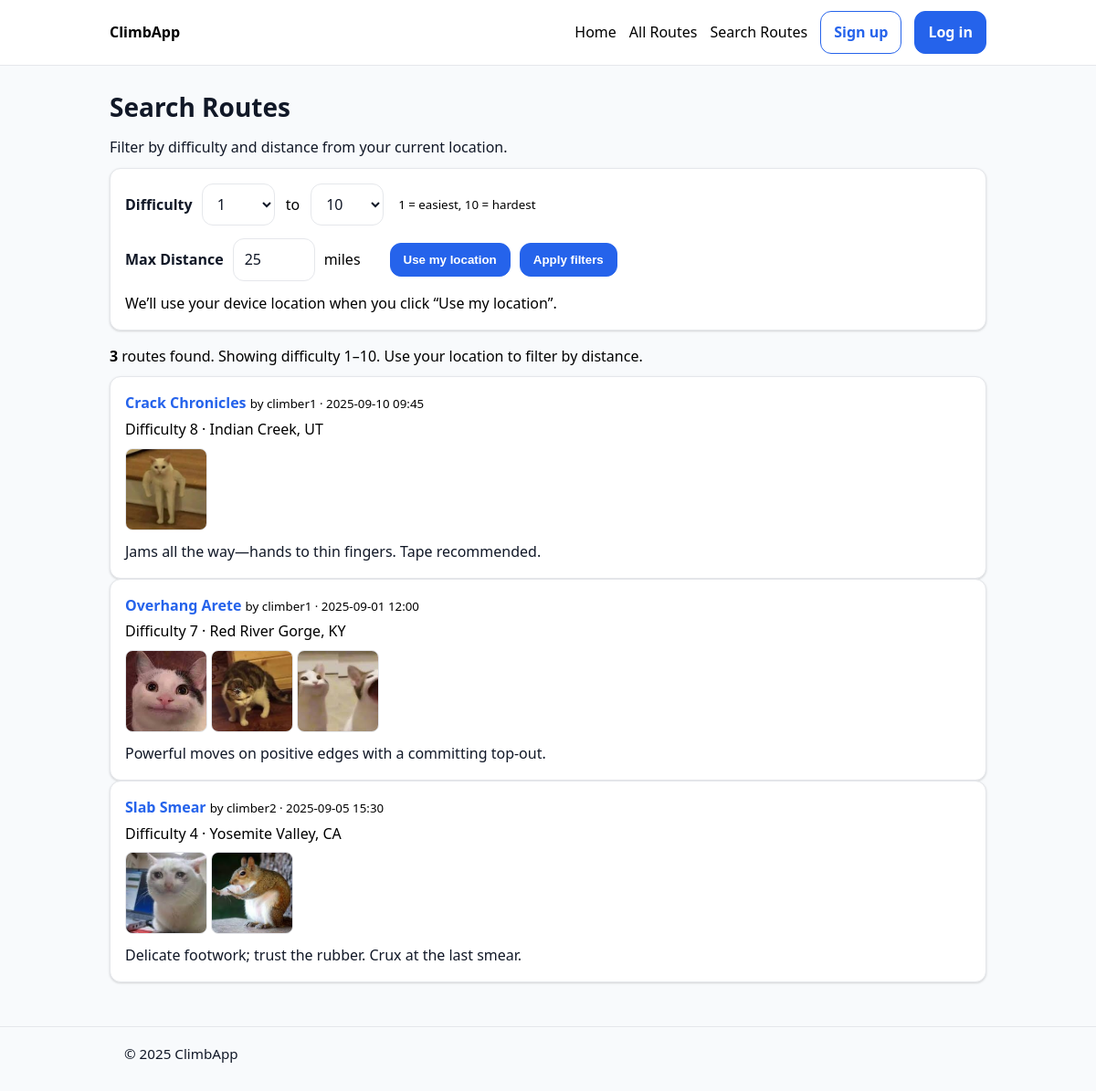
Before: /routes/search/ with the older database file.
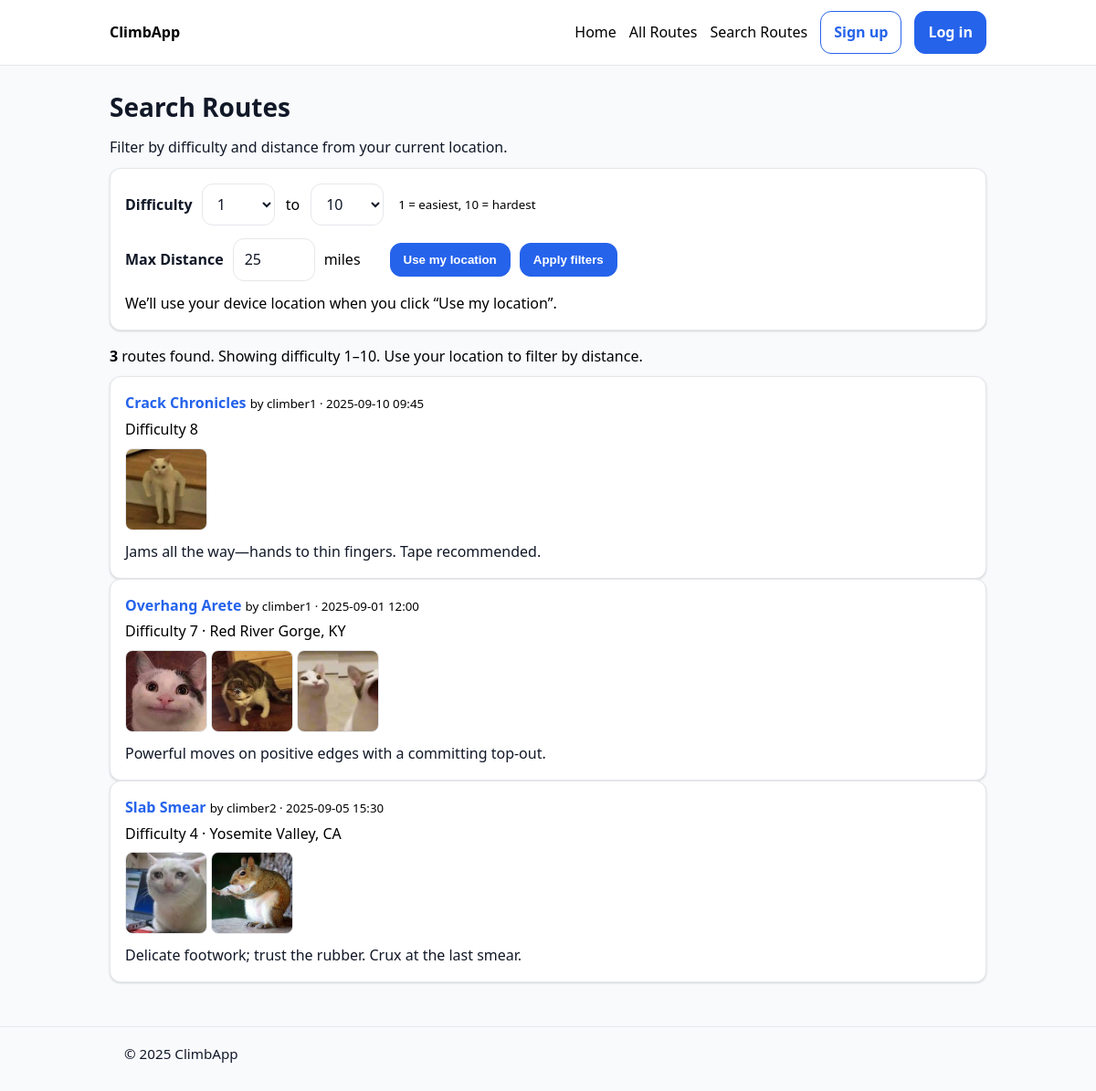
After: the same page with the newer database file.
### routes/models.py (models this page shows, shortened)
class Route(models.Model):
    author = models.ForeignKey(
        settings.AUTH_USER_MODEL, on_delete=models.CASCADE, related_name="routes"
    )
    title = models.CharField(max_length=150)
    description = models.TextField(blank=True)
    difficulty = models.PositiveSmallIntegerField(
        validators=[MinValueValidator(1), MaxValueValidator(10)]
    )
    latitude = models.FloatField(blank=True, null=True)
    longitude = models.FloatField(blank=True, null=True)
    location_name = models.CharField(
        max_length=200, blank=True, help_text="e.g., Red River Gorge, KY"
    )
    picture = models.ImageField(upload_to="routes/pictures/", blank=True, null=True)
    video_url = models.URLField(
        blank=True,
        help_text="YouTube URL (e.g., https://www.youtube.com/watch?v=VIDEO_ID)",
        validators=[URLValidator()],
    )
    created_at = models.DateTimeField(auto_now_add=True)
    class Meta:
        ordering = [Lower("title"), "id"]

### routes/views.py (the view)
# urls.py: path("search/", views.route_search, name="search"),
def route_search(request):
    def as_int(val, default, lo, hi):
        try:
            v = int(val)
            return max(lo, min(hi, v))
        except (TypeError, ValueError):
            return default
    diff_min = as_int(request.GET.get("difficulty_min"), 1, 1, 10)
    diff_max = as_int(request.GET.get("difficulty_max"), 10, 1, 10)
    if diff_min > diff_max:
        diff_min, diff_max = diff_max, diff_min
    try:
        radius = float(request.GET.get("radius", 25))
    except (TypeError, ValueError):
        radius = 25.0
    def as_float(k):
        v = request.GET.get(k)
        try:
            return float(v) if v not in (None, "") else None
        except (TypeError, ValueError):
            return None
    lat = as_float("lat")
    lng = as_float("lng")
    profile_loc = None
    user = getattr(request, "user", None)
    if (lat is None or lng is None) and getattr(user, "is_authenticated", False) and hasattr(user, "profile"):
        p = user.profile
        if getattr(p, "latitude", None) is not None and getattr(p, "longitude", None) is not None:
            profile_loc = (float(p.latitude), float(p.longitude))
            if lat is None: lat = profile_loc[0]
            if lng is None: lng = profile_loc[1]
    from .models import Route
    qs = Route.objects.filter(difficulty__gte=diff_min, difficulty__lte=diff_max)
    routes_all = list(qs.select_related("author").prefetch_related("images"))
    def haversine_miles(lat1, lon1, lat2, lon2):
        R = 3958.7613  # miles
        phi1 = math.radians(lat1); phi2 = math.radians(lat2)
        dphi = math.radians(lat2 - lat1); dlambda = math.radians(lon2 - lon1)
        a = math.sin(dphi/2)**2 + math.cos(phi1)*math.cos(phi2)*math.sin(dlambda/2)**2
        return 2 * R * math.atan2(math.sqrt(a), math.sqrt(1 - a))
    def get_location_text(route):
        for field in ("location_name", "location", "address", "place"):
            val = getattr(route, field, None)
            if val:
                return str(val)
        return None
    active_location = None
    within = []   # routes with known/derived coordinates and within radius
    unknown = []  # couldn’t geocode (still included at the end)
    if lat is not None and lng is not None:
        active_location = {"latitude": float(lat), "longitude": float(lng)}
        for r in routes_all:
            rlat = getattr(r, "latitude", None)
            rlng = getattr(r, "longitude", None)
            if rlat is None or rlng is None:
                loc_text = get_location_text(r)
                coords = _geocode_first(loc_text) if loc_text else None
                if coords:
                    rlat, rlng = coords  # ephemeral; not persisted
            if rlat is not None and rlng is not None:
                d = haversine_miles(float(rlat), float(rlng), float(lat), float(lng))
                setattr(r, "distance_miles", d)
                if d <= radius:
                    within.append(r)
            else:
                unknown.append(r)
        within.sort(key=lambda x: getattr(x, "distance_miles", 1e9))
        filtered = within + unknown
    else:
        filtered = routes_all
        within = filtered
        unknown = []
    context = {
        "routes": filtered,
        "filters": {"difficulty_min": diff_min, "difficulty_max": diff_max, "radius": radius},
        "active_location": active_location,
        "used_profile_fallback": profile_loc is not None,
        "results_count": len(filtered),
        "within_count": len(within),
        "unknown_count": len(unknown),
    }
    return render(request, "routes/route_search.html", context)

### templates/routes/route_search.html (shortened to what this page needs)
{% extends "base.html" %}
{% block content %}
<div class="page-title">
  <h1>Search Routes</h1>
  <p class="muted">Filter by difficulty and distance from your current location.</p>
</div>
<form id="search-form" method="get" class="card" style="margin-bottom: 16px;">
  <div class="row" style="display:flex; align-items:center; gap:10px; flex-wrap:wrap; margin-bottom:14px;">
    <label for="difficulty_min" style="font-weight:600; margin:0;">Difficulty</label>
    <select id="difficulty_min" name="difficulty_min" style="width: 80px; flex:0 0 auto;">
      <option value="1" {% if filters.difficulty_min == 1 %}selected{% endif %}>1</option>
    </select>
    <span class="muted" style="padding:0 2px;">to</span>
    <select id="difficulty_max" name="difficulty_max" style="width: 80px; flex:0 0 auto;">
      <option value="10" {% if filters.difficulty_max == 10 %}selected{% endif %}>10</option>
    </select>
    <small class="muted" style="margin-left:6px;">1 = easiest, 10 = hardest</small>
  </div>
  <div class="row" style="display:flex; align-items:center; gap:10px; flex-wrap:wrap; margin-bottom:12px;">
    <label for="radius" style="font-weight:600; margin:0;">Max Distance</label>
    <input type="number" id="radius" name="radius" min="1" step="1"
           value="{{ filters.radius|floatformat:0|default:25 }}"
           style="width: 90px;" />
    <span class="muted">miles</span>
    <div style="width:12px; height:1px;"></div>
    <button type="button" id="useLocationBtn" class="btn">Use my location</button>
    <button type="submit" class="btn btn-primary">Apply filters</button>
  </div>
  <div id="locStatus" class="muted" style="margin-top:4px;">
    {% if active_location %}
      Using device location: {{ active_location.latitude|floatformat:4 }}, {{ active_location.longitude|floatformat:4 }}.
    {% elif used_profile_fallback %}
      Using your saved profile location (click “Use my location” to update).
    {% else %}
      We’ll use your device location when you click “Use my location”.
    {% endif %}
  </div>
</form>
<div style="margin-bottom: 10px;">
  {% if active_location %}
    <span><strong>{{ results_count }}</strong> route{% if results_count != 1 %}s{% endif %} found within {{ filters.radius|floatformat:0 }} mi, sorted by distance.</span>
  {% else %}
    <span><strong>{{ results_count }}</strong> route{% if results_count != 1 %}s{% endif %} found. Showing difficulty {{ filters.difficulty_min }}–{{ filters.difficulty_max }}. Use your location to filter by distance.</span>
  {% endif %}
</div>
{% if routes %}
  <div class="stack">
    {% for r in routes %}
      <div class="card">
        <div class="row" style="justify-content: space-between; align-items: baseline;">
          <a class="job-title" href="{% url 'routes:detail' r.pk %}" style="font-weight:700; text-decoration:none;">
            {{ r.title }}
          </a>
          <small class="muted">by {{ r.author.username }} · {{ r.created_at|date:"Y-m-d H:i" }}</small>
        </div>
        <div class="row" style="gap: 10px; align-items: center; margin: 4px 0 8px;">
          <span class="pill">Difficulty {{ r.difficulty }}</span>
          {% if r.location_name %}
            <span class="muted">· {{ r.location_name }}</span>
          {% endif %}
        </div>
        {% with imgs=r.images.all %}
          {% if imgs|length %}
            <div class="row" style="gap:10px; margin-top: 8px; overflow-x:auto;">
              {% for img in imgs|slice:":3" %}
                <img src="{{ img.image.url }}" alt="{{ img.alt_text|default:'Route image' }}" style="height: 90px; width: 90px; object-fit: cover; border-radius: 8px; border:1px solid var(--border);" loading="lazy">
              {% endfor %}
            </div>
          {% endif %}
        {% endwith %}
        {% if r.description %}
          <p class="muted" style="margin: 0.25rem 0 0;">{{ r.description|truncatechars:160 }}</p>
        {% endif %}
      </div>
    {% endfor %}
  </div>
{% else %}
  <div class="card">
    <p class="muted">No routes match your filters.</p>
  </div>
{% endif %}
{% endblock %}

Changed rows visible on the page:
changed Route "Crack Chronicles": location_name "Indian Creek, UT" → (not shown)
